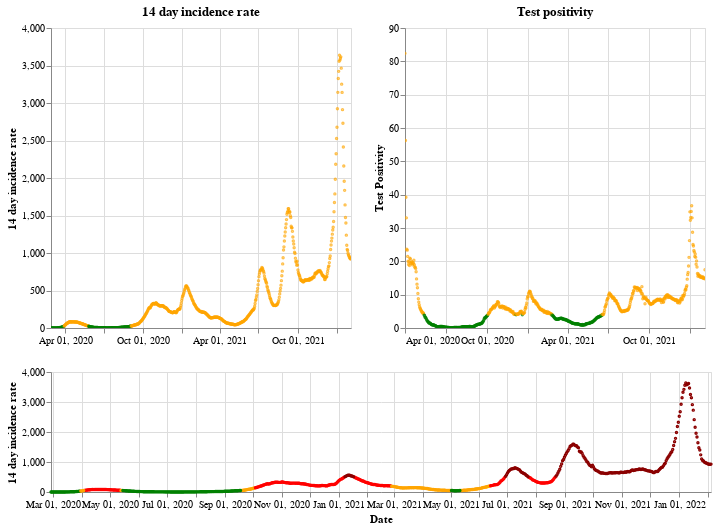

Notebook code for this chart:
### Markdown cell above
## Scotland

### Code cell
plot_traffic_light('Scotland')

### Figure 1 — Vega-Lite specification as saved in the notebook (floating-point values rounded to 4 significant figures; data arrays with more than 128 entries replaced by an {"elided": "..."} marker saying what was removed)
{"config": {"view": {"continuousWidth": 400, "continuousHeight": 300}}, "vconcat": [{"hconcat": [{"mark": {"type": "point", "size": 2}, "encoding": {"color": {"condition": {"value": "green", "test": "(datum.twoWeeklyCasesRate <= 25)"}, "value": "orange"}, "tooltip": [{"type": "nominal", "field": "areaName"}, {"type": "temporal", "field": "date"}, {"type": "quantitative", "field": "twoWeeklyCasesRate"}, {"type": "quantitative", "field": "testPositivity"}], "x": {"type": "temporal", "axis": {"title": ""}, "field": "date", "scale": {"domain": {"selection": "DateBrush"}}, "timeUnit": "yearmonthdate"}, "y": {"type": "quantitative", "axis": {"title": "14 day incidence rate"}, "field": "twoWeeklyCasesRate"}}, "title": "14 day incidence rate", "width": 300}, {"mark": {"type": "point", "size": 2}, "encoding": {"color": {"condition": {"value": "green", "test": "(datum.testPositivity <= 4)"}, "value": "orange"}, "tooltip": [{"type": "nominal", "field": "areaName"}, {"type": "temporal", "field": "date"}, {"type": "quantitative", "field": "twoWeeklyCasesRate"}, {"type": "quantitative", "field": "testPositivity"}], "x": {"type": "temporal", "axis": {"title": ""}, "field": "date", "scale": {"domain": {"selection": "DateBrush"}}, "timeUnit": "yearmonthdate"}, "y": {"type": "quantitative", "axis": {"title": "Test Positivity"}, "field": "testPositivity"}}, "title": "Test positivity", "width": 300}]}, {"layer": [{"mark": {"type": "point", "size": 2}, "encoding": {"color": {"condition": {"value": "orange", "test": "(((datum.testPositivity < 4) && (datum.twoWeeklyCasesRate >= 50)) && (datum.twoWeeklyCasesRate < 200))"}, "value": "red"}, "opacity": {"condition": {"value": 1, "test": "((datum.twoWeeklyCasesRate >= 50) && (datum.twoWeeklyCasesRate < 500))"}, "value": 0}, "tooltip": [{"type": "nominal", "field": "areaName"}, {"type": "temporal", "field": "date"}, {"type": "quantitative", "field": "twoWeeklyCasesRate"}, {"type": "quantitative", "field": "testPositivity"}], "x": {"type": "temporal", "axis": {"title": "Date"}, "field": "date", "timeUnit": "yearmonthdate"}, "y": {"type": "quantitative", "axis": {"title": "14 day incidence rate"}, "field": "twoWeeklyCasesRate"}}, "selection": {"DateBrush": {"type": "interval", "encodings": ["x"], "fields": ["Time"]}}}, {"mark": {"type": "point", "size": 2}, "encoding": {"color": {"value": "darkred"}, "opacity": {"condition": {"value": 1, "test": "(datum.twoWeeklyCasesRate >= 500)"}, "value": 0}, "tooltip": [{"type": "nominal", "field": "areaName"}, {"type": "temporal", "field": "date"}, {"type": "quantitative", "field": "twoWeeklyCasesRate"}, {"type": "quantitative", "field": "testPositivity"}], "x": {"type": "temporal", "axis": {"title": "Date"}, "field": "date", "timeUnit": "yearmonthdate"}, "y": {"type": "quantitative", "axis": {"title": "14 day incidence rate"}, "field": "twoWeeklyCasesRate"}}}, {"mark": {"type": "point", "size": 2}, "encoding": {"color": {"condition": {"value": "green", "test": "((datum.testPositivity < 4) && (datum.twoWeeklyCasesRate < 50))"}, "value": "orange"}, "opacity": {"condition": {"value": 1, "test": "(datum.twoWeeklyCasesRate < 50)"}, "value": 0}, "tooltip": [{"type": "nominal", "field": "areaName"}, {"type": "temporal", "field": "date"}, {"type": "quantitative", "field": "twoWeeklyCasesRate"}, {"type": "quantitative", "field": "testPositivity"}], "x": {"type": "temporal", "axis": {"title": "Date"}, "field": "date", "timeUnit": "yearmonthdate"}, "y": {"type": "quantitative", "axis": {"title": "14 day incidence rate"}, "field": "twoWeeklyCasesRate"}}}], "height": 120, "width": 660}], "data": {"name": "data-467251677a380e5d771f1e55ecb2a313"}, "$schema": "https://vega.github.io/schema/vega-lite/v4.8.1.json", "datasets": {"data-467251677a380e5d771f1e55ecb2a313": {"elided": "708 records"}}}
